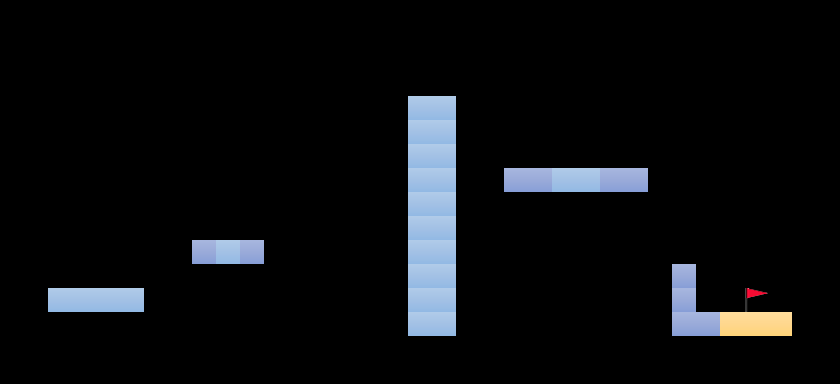

This is a level from a 2D game, rendered from its Tiled map with the project's own tilesets. A one-line summary and the map file follow, with tile-layer data summarised:
An orthogonal 35x16 tile map with 24x24 px tiles, 1 tile layer (stage).

<map version="1.0" orientation="orthogonal" renderorder="right-down" width="35" height="16" tilewidth="24" tileheight="24" nextobjectid="5">
 <tileset firstgid="1" name="block" tilewidth="24" tileheight="24" tilecount="7" columns="7">
  <image source="maptile.png" width="168" height="24" />
  <tile id="0">
   <properties>
    <property name="category" type="int" value="0" />
   </properties>
  </tile>
  <tile id="1">
   <properties>
    <property name="category" type="int" value="1" />
   </properties>
  </tile>
  <tile id="2">
   <properties>
    <property name="category" type="int" value="3" />
   </properties>
  </tile>
  <tile id="3">
   <properties>
    <property name="category" type="int" value="2" />
   </properties>
  </tile>
  <tile id="4">
   <properties>
    <property name="category" type="int" value="6" />
   </properties>
  </tile>
  <tile id="5">
   <properties>
    <property name="category" type="int" value="5" />
   </properties>
  </tile>
  <tile id="6">
   <properties>
    <property name="category" type="int" value="4" />
   </properties>
  </tile>
 </tileset>
 <layer name="stage" width="35" height="16">
  <data>[560 cells, 41 non-empty, 4 distinct tile ids]</data>
 </layer>
</map>
